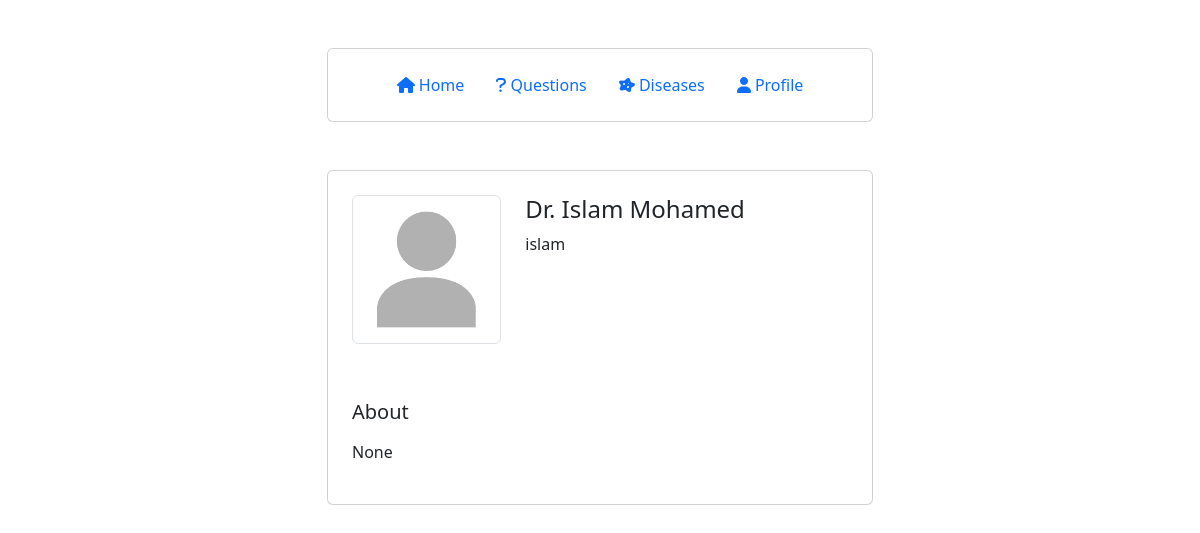
The app's page /profile_everyone/7/ (signed in) with its own data.
### account/models.py (models this page shows, shortened)
class Profile(models.Model):
    user = models.OneToOneField(User, on_delete=models.CASCADE, null=True)
    first_name = models.CharField(max_length=100, null=True)
    last_name = models.CharField(max_length=100, null=True)
    about = models.TextField(max_length=1000, null=True)
    photo = models.ImageField(default="Profile/Profile-default.png", upload_to='profile/', blank=True, null=True)

### account/views.py (the view)
# urls.py: path('profile_everyone/<pk_user>/', views.user_profile_everyone, name='user_profile_everyone'),
@login_required(login_url='login')
def user_profile_everyone(request, pk_user):
    profile = Profile.objects.filter(user= pk_user).first()
    context = {
        'profile': profile,
        }
    return render(request, 'profile/profile_everyone.html', context=context)

### account/templates/profile/profile_everyone.html
{% extends "base.html" %}
{% block page_content %}
    <div class="container mt-5 mb-5">
        <div class="row d-flex align-items-center justify-content-center">
            <div class="col-md-6">
                <div class="card">
                    <div class="px-4 py-4">
                        <div class="row">
                            <div class="col-4">
                                {% if profile.photo %}
                                    <img src = "/media/{{ profile.photo }}" alt="..." width="200" height="200" class="rounded mb-2 img-thumbnail">
                                {% else %}
                                    <img src = "/media/profile/Profile-default.png" alt="..." width="200" height="200" class="rounded mb-2 img-thumbnail">
                                {% endif %}
                            </div>
                            <div class="col-8">
                                <h4> Dr. {{ profile.first_name }} {{ profile.last_name }} </h4>
                                <p> {{ profile.user.username }} </p>
                            </div>
                        </div>
                    </div>
                    <div class="px-4 py-4">
                        <h5>About</h5>
                        <div>
                            <p> {{ profile.about  | linebreaks | safe }} </p>
                        </div>
                    </div>
                </div>
            </div>
        </div>
    </div>
{% endblock page_content %}

### static/css/base.css (style rules this page uses)
body { background-color: #eee; font-family: "Poppins", sans-serif; font-weight: 300 }
.card { border:none }

### records on screen
Profile: photo (placeholder picture), first_name "Islam", last_name "Mohamed", user.username "islam", about "None"
